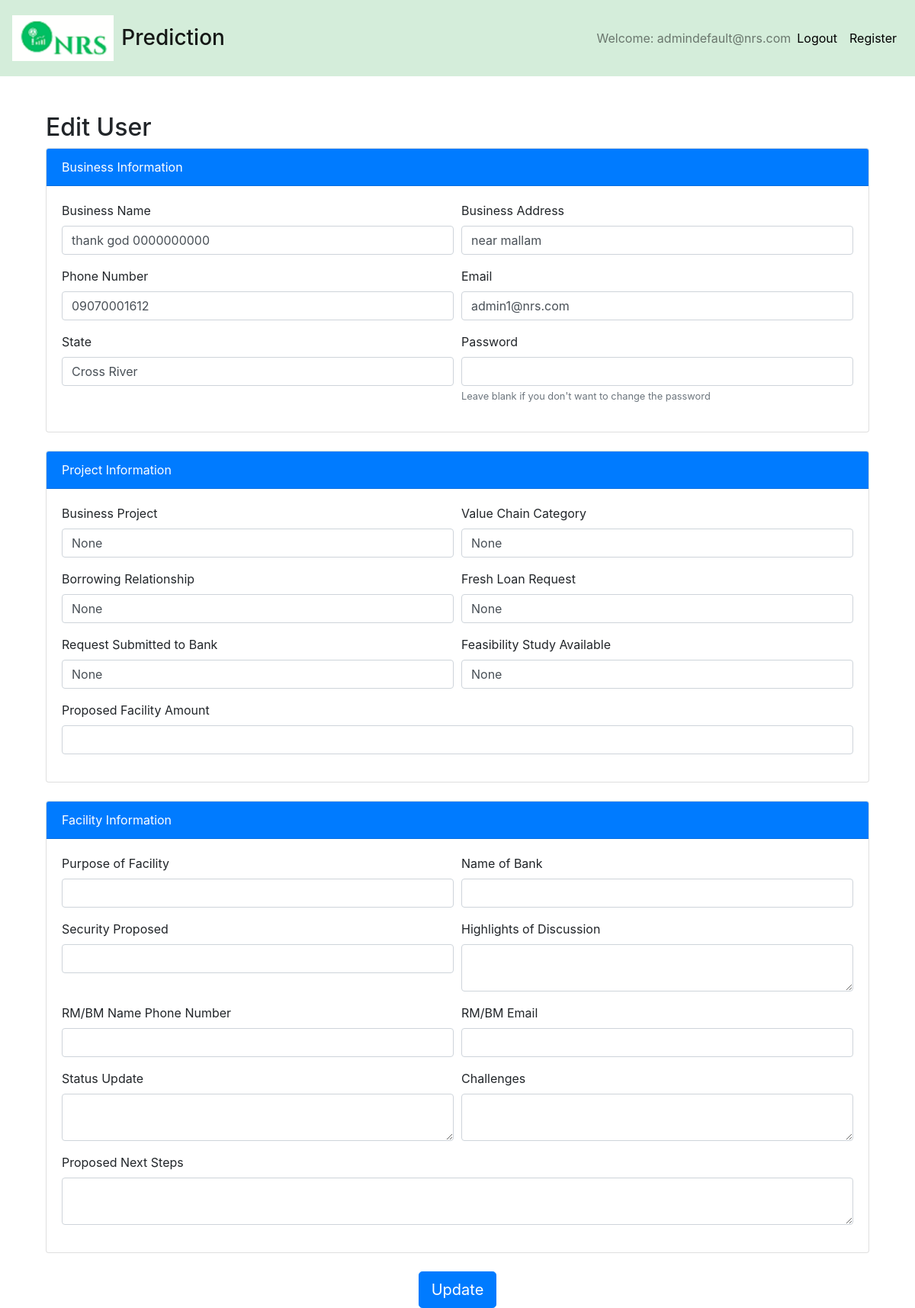
Screenshot of /edit_user/1 (signed in) with the database file from the repository.
### app.py (models this page shows)
class User(UserMixin, db.Model):
    id = db.Column(db.Integer, primary_key=True)
    business_name = db.Column(db.String(150), nullable=False)
    business_address = db.Column(db.String(150), nullable=False)
    phone_number = db.Column(db.String(15), nullable=False)
    email = db.Column(db.String(100), unique=True, nullable=False)
    state = db.Column(db.String(50), nullable=False)
    password = db.Column(db.String(200), nullable=False)
    prediction_id = db.Column(db.String(36), unique=True, nullable=True)
    is_admin = db.Column(db.Boolean, default=False)
    business_project = db.Column(db.String(150), nullable=True)
    value_chain_cat = db.Column(db.String(150), nullable=True)
    borrowing_relationship = db.Column(db.String(10), nullable=True)
    fresh_loan_request = db.Column(db.String(15), nullable=True)
    request_submitted_to_bank = db.Column(db.String(10), nullable=True)
    feasibility_study_available = db.Column(db.String(10), nullable=True)
    proposed_facility_amount = db.Column(db.Float(20), nullable=True)
    purpose_of_facility = db.Column(db.String(255), nullable=True)
    name_of_bank = db.Column(db.String(100), nullable=True)
    security_proposed = db.Column(db.String(100), nullable=True)
    highlights_of_discussion = db.Column(db.Text)
    rm_bm_name_phone_number = db.Column(db.String(100), nullable=True)
    rm_bm_email = db.Column(db.String(100), nullable=True)
    status_update = db.Column(db.Text)
    challenges = db.Column(db.Text)
    proposed_next_steps = db.Column(db.Text)
    predicted_by_admin_id = db.Column(db.Integer, db.ForeignKey('admin.id'), nullable=True)
    predicted_by_admin = db.relationship('Admin', back_populates='predicted_users')

### app.py (the view, shortened to what this page needs)
@app.route('/edit_user/<int:user_id>', methods=['GET', 'POST'])
@admin_required
def edit_user(user_id):
    form = PredictionForm()
    user = User.query.get_or_404(user_id)
    if not session['is_admin']:
        abort(403)  # Forbidden
    return render_template('edit_user.html', user=user,form=form)

### app.py
class PredictionForm(FlaskForm):
    email = StringField('Email', validators=[DataRequired(), Email(), validate_email])
    BUSINESS_PROJECT = SelectField('Business Project', choices=[ ('NEW', 'Fresh'), ('EXISTING', 'Existing')], validators=[DataRequired()])
    VALUE_CHAIN_CATEGORY = SelectField('Value Chain Category', choices=[('PRE-UPSTREAM', 'Pre-Upstream'), ('UPSTREAM', 'Upstream'),('MIDSTREAM', 'Midstream'), ('DOWNSTREAM', 'Downstream')], validators=[DataRequired()])
    BORROWING_RELATIONSHIP = SelectField('Borrowing Relationship', choices=[ ('NO', 'No'), ('YES', 'Yes')], validators=[DataRequired()])
    FRESH_LOAN_REQUEST = SelectField('Fresh Loan Request', choices=[('NO', 'No'), ('YES', 'Yes')], validators=[DataRequired()])
    REQUEST_SUBMITTED_TO_BANK = SelectField('Request Submitted to Bank', choices=[('NO', 'No'), ('YES', 'Yes')], validators=[DataRequired()])
    FEASIBILITY_STUDY_AVAILABLE = SelectField('Feasibility Study Available', choices=[('NO', 'No'), ('YES', 'Yes'), ('NIL', 'Not Available')], validators=[DataRequired()])
    PROPOSED_FACILITY_AMOUNT = FloatField('Proposed Facility Amount', validators=[DataRequired()])
    submit = SubmitField('Predict')

### app.py (called while the page is built)
@app.before_request
def before_request():
    session.permanent = True
    app.permanent_session_lifetime = timedelta(minutes=10)
    session.modified = True
    session['last_activity'] = time.time()

def admin_required(f):
    @wraps(f)
    def decorated_function(*args, **kwargs):
        if 'user_id' not in session or not session.get('is_admin'):
            flash('You do not have permission to access this page.', 'danger')
            return redirect(url_for('login'))
        return f(*args, **kwargs)
    return decorated_function

### templates/edit_user.html (shortened to what this page needs)
{% extends "base.html" %}
{% block content %}
<div class="container mt-5">
    <h2>Edit User</h2>
    <form method="POST">
        <div class="card mb-4">
            <div class="card-header bg-primary text-white">Business Information</div>
            <div class="card-body">
                <div class="form-row">
                    <div class="form-group col-md-6">
                        <label for="business_name">Business Name</label>
                        <input type="text" class="form-control" id="business_name" name="business_name" value="{{ user.business_name }}">
                    </div>
                    <div class="form-group col-md-6">
                        <label for="business_address">Business Address</label>
                        <input type="text" class="form-control" id="business_address" name="business_address" value="{{ user.business_address }}">
                    </div>
                </div>
                <div class="form-row">
                    <div class="form-group col-md-6">
                        <label for="phone_number">Phone Number</label>
                        <input type="text" class="form-control" id="phone_number" name="phone_number" value="{{ user.phone_number }}">
                    </div>
                    <div class="form-group col-md-6">
                        <label for="email">Email</label>
                        <input type="email" class="form-control" id="email" name="email" value="{{ user.email }}">
                    </div>
                </div>
                <div class="form-row">
                    <div class="form-group col-md-6">
                        <label for="state">State</label>
                        <input type="text" class="form-control" id="state" name="state" value="{{ user.state }}">
                    </div>
                    <div class="form-group col-md-6">
                        <label for="password">Password</label>
                        <input type="password" class="form-control" id="password" name="password">
                        <small class="form-text text-muted">Leave blank if you don't want to change the password</small>
                    </div>
                </div>
            </div>
        </div>
        <div class="card mb-4">
            <div class="card-header bg-primary text-white">Project Information</div>
            <div class="card-body">
                <div class="form-row">
                    <div class="form-group col-md-6">
                        <label for="business_project">Business Project</label>
                        <input type="text" class="form-control" id="business_project" name="business_project" value="{{ user.business_project }}">
                    </div>
                    <div class="form-group col-md-6">
                        <label for="value_chain_cat">Value Chain Category</label>
                        <input type="text" class="form-control" id="value_chain_cat" name="value_chain_cat" value="{{ user.value_chain_cat }}">
                    </div>
                </div>
                <div class="form-row">
                    <div class="form-group col-md-6">
                        <label for="borrowing_relationship">Borrowing Relationship</label>
                        <input type="text" class="form-control" id="borrowing_relationship" name="borrowing_relationship" value="{{ user.borrowing_relationship }}">
                    </div>
                    <div class="form-group col-md-6">
                        <label for="fresh_loan_request">Fresh Loan Request</label>
                        <input type="text" class="form-control" id="fresh_loan_request" name="fresh_loan_request" value="{{ user.fresh_loan_request }}">
                    </div>
                </div>
                <div class="form-row">
                    <div class="form-group col-md-6">
                        <label for="request_submitted_to_bank">Request Submitted to Bank</label>
                        <input type="text" class="form-control" id="request_submitted_to_bank" name="request_submitted_to_bank" value="{{ user.request_submitted_to_bank }}">
                    </div>
                    <div class="form-group col-md-6">
                        <label for="feasibility_study_available">Feasibility Study Available</label>
                        <input type="text" class="form-control" id="feasibility_study_available" name="feasibility_study_available" value="{{ user.feasibility_study_available }}">
                    </div>
                </div>
                <div class="form-group">
                    <label for="proposed_facility_amount">Proposed Facility Amount</label>
                    <input type="number" class="form-control" id="proposed_facility_amount" name="proposed_facility_amount" value="{{ user.proposed_facility_amount }}">
                </div>
            </div>
        </div>
         <div class="card mb-4">
            <div class="card-header bg-primary text-white">Facility Information</div>
            <div class="card-body">
                <div class="form-row">
                    <div class="form-group col-md-6">
                        <label for="purpose_of_facility">Purpose of Facility</label>
                        <input type="text" class="form-control" id="purpose_of_facility" name="purpose_of_facility" value="{{ user.PURPOSE_OF_FACILITY }}">
                    </div>
                    <div class="form-group col-md-6">
                        <label for="name_of_bank">Name of Bank</label>
                        <input type="text" class="form-control" id="name_of_bank" name="name_of_bank" value="{{ user.NAME_OF_BANK }}">
                    </div>
                </div>
                <div class="form-row">
                    <div class="form-group col-md-6">
                        <label for="security_proposed">Security Proposed</label>
                        <input type="text" class="form-control" id="security_proposed" name="security_proposed" value="{{ user.SECURITY_PROPOSED }}">
                    </div>
                    <div class="form-group col-md-6">
                        <label for="highlights_of_discussion">Highlights of Discussion</label>
                        <textarea class="form-control" id="highlights_of_discussion" name="highlights_of_discussion">{{ user.HIGHLIGHTS_OF_DISCUSSION }}</textarea>
                    </div>
                </div>
                <div class="form-row">
                    <div class="form-group col-md-6">
                        <label for="rm_bm_name_phone_number">RM/BM Name Phone Number</label>
                        <input type="text" class="form-control" id="rm_bm_name_phone_number" name="rm_bm_name_phone_number" value="{{ user.RM_BM_NAME_PHONE_NUMBER }}">
                    </div>
                    <div class="form-group col-md-6">
                        <label for="rm_bm_email">RM/BM Email</label>
                        <input type="email" class="form-control" id="rm_bm_email" name="rm_bm_email" value="{{ user.RM_BM_EMAIL }}">
                    </div>
                </div>
                <div class="form-row">
                    <div class="form-group col-md-6">
                        <label for="status_update">Status Update</label>
                        <textarea class="form-control" id="status_update" name="status_update">{{ user.STATUS_UPDATE }}</textarea>
                    </div>
                    <div class="form-group col-md-6">
                        <label for="challenges">Challenges</label>
                        <textarea class="form-control" id="challenges" name="challenges">{{ user.CHALLENGES }}</textarea>
                    </div>
                </div>
                <div class="form-group">
                    <label for="proposed_next_steps">Proposed Next Steps</label>
                    <textarea class="form-control" id="proposed_next_steps" name="proposed_next_steps">{{ user.PROPOSED_NEXT_STEPS }}</textarea>
                </div>
            </div>
        </div>
        <div class="text-center">
            <button type="submit" class="btn btn-primary btn-lg">Update</button>
        </div>
    </form>
</div>
{% endblock %}

### rows the page displays
User: business_name "thank god 0000000000", business_address "near mallam", phone_number "09070001612", email "admin1@nrs.com", state "Cross River", business_project "None", value_chain_cat "None", borrowing_relationship "None", fresh_loan_request "None", request_submitted_to_bank "None", feasibility_study_available "None"

### other values shown
{{ session['email'] }} "admindefault@nrs.com"
